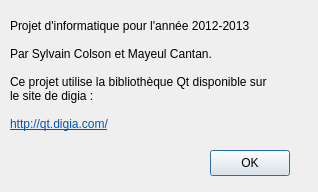
<?xml version="1.0" encoding="UTF-8"?>
<ui version="4.0">
 <class>FenApropos</class>
 <widget class="QDialog" name="FenApropos">
  <property name="geometry">
   <rect>
    <x>0</x>
    <y>0</y>
    <width>318</width>
    <height>192</height>
   </rect>
  </property>
  <property name="sizePolicy">
   <sizepolicy hsizetype="Fixed" vsizetype="Fixed">
    <horstretch>0</horstretch>
    <verstretch>0</verstretch>
   </sizepolicy>
  </property>
  <property name="minimumSize">
   <size>
    <width>318</width>
    <height>192</height>
   </size>
  </property>
  <property name="maximumSize">
   <size>
    <width>318</width>
    <height>192</height>
   </size>
  </property>
  <property name="contextMenuPolicy">
   <enum>Qt::DefaultContextMenu</enum>
  </property>
  <property name="windowTitle">
   <string>À propos</string>
  </property>
  <property name="windowIcon">
   <iconset resource="ressources.qrc">
    <normaloff>:/images/icone.ico</normaloff>:/images/icone.ico</iconset>
  </property>
  <property name="locale">
   <locale language="French" country="France"/>
  </property>
  <widget class="QPushButton" name="OK">
   <property name="geometry">
    <rect>
     <x>210</x>
     <y>150</y>
     <width>80</width>
     <height>26</height>
    </rect>
   </property>
   <property name="text">
    <string>OK</string>
   </property>
  </widget>
  <widget class="QLabel" name="label">
   <property name="geometry">
    <rect>
     <x>10</x>
     <y>10</y>
     <width>301</width>
     <height>131</height>
    </rect>
   </property>
   <property name="text">
    <string>&lt;!DOCTYPE HTML PUBLIC &quot;-//W3C//DTD HTML 4.0//EN&quot; &quot;http://www.w3.org/TR/REC-html40/strict.dtd&quot;&gt;
&lt;html&gt;&lt;head&gt;&lt;meta name=&quot;qrichtext&quot; content=&quot;1&quot; /&gt;&lt;style type=&quot;text/css&quot;&gt;
p, li { white-space: pre-wrap; }
&lt;/style&gt;&lt;/head&gt;&lt;body style=&quot; font-family:'Sans Serif'; font-size:9pt; font-weight:400; font-style:normal;&quot;&gt;
&lt;p style=&quot; margin-top:0px; margin-bottom:0px; margin-left:0px; margin-right:0px; -qt-block-indent:0; text-indent:0px;&quot;&gt;Projet d'informatique pour l'année 2012-2013 &lt;br /&gt;&lt;/p&gt;
&lt;p style=&quot; margin-top:0px; margin-bottom:0px; margin-left:0px; margin-right:0px; -qt-block-indent:0; text-indent:0px;&quot;&gt;Par Sylvain Colson et Mayeul Cantan.&lt;/p&gt;
&lt;p style=&quot;-qt-paragraph-type:empty; margin-top:0px; margin-bottom:0px; margin-left:0px; margin-right:0px; -qt-block-indent:0; text-indent:0px;&quot;&gt;&lt;/p&gt;
&lt;p style=&quot; margin-top:0px; margin-bottom:0px; margin-left:0px; margin-right:0px; -qt-block-indent:0; text-indent:0px;&quot;&gt;Ce projet utilise la bibliothèque Qt disponible sur&lt;/p&gt;
&lt;p style=&quot; margin-top:0px; margin-bottom:0px; margin-left:0px; margin-right:0px; -qt-block-indent:0; text-indent:0px;&quot;&gt;le site de digia :&lt;/p&gt;
&lt;p style=&quot;-qt-paragraph-type:empty; margin-top:0px; margin-bottom:0px; margin-left:0px; margin-right:0px; -qt-block-indent:0; text-indent:0px;&quot;&gt;&lt;/p&gt;
&lt;p style=&quot; margin-top:0px; margin-bottom:0px; margin-left:0px; margin-right:0px; -qt-block-indent:0; text-indent:0px;&quot;&gt;&lt;a href=&quot;http://qt.digia.com/&quot;&gt;&lt;span style=&quot; text-decoration: underline; color:#0057ae;&quot;&gt;http://qt.digia.com/&lt;/span&gt;&lt;/a&gt;&lt;/p&gt;&lt;/body&gt;&lt;/html&gt;</string>
   </property>
  </widget>
 </widget>
 <resources>
  <include location="ressources.qrc"/>
 </resources>
 <connections>
  <connection>
   <sender>OK</sender>
   <signal>clicked()</signal>
   <receiver>FenApropos</receiver>
   <slot>close()</slot>
   <hints>
    <hint type="sourcelabel">
     <x>249</x>
     <y>202</y>
    </hint>
    <hint type="destinationlabel">
     <x>182</x>
     <y>214</y>
    </hint>
   </hints>
  </connection>
 </connections>
</ui>
